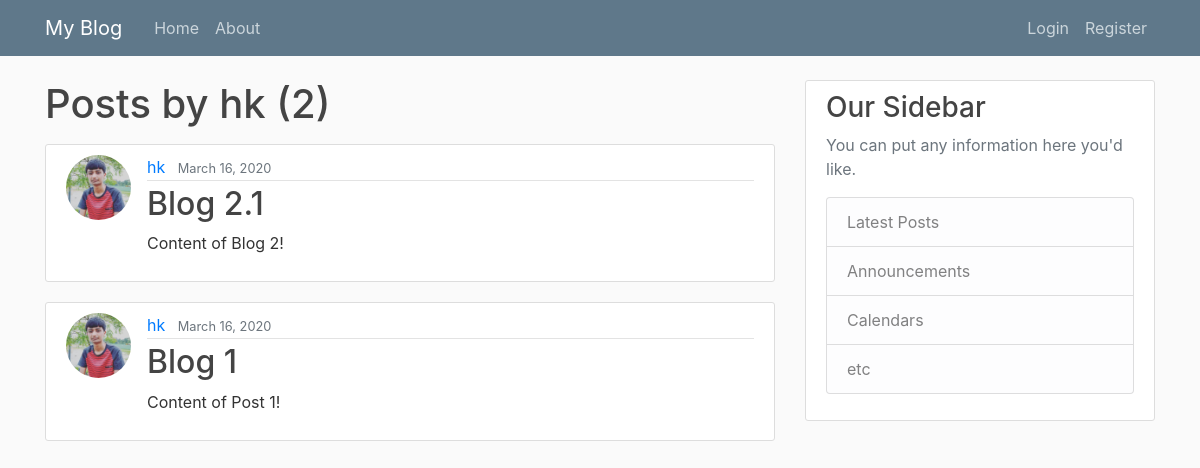
The page /user/hk on the database its author committed.
### blog/models.py (models this page shows, shortened)
class Post(models.Model):
    title = models.CharField(max_length=100)
    content = models.TextField()
    date_posted = models.DateTimeField(default=timezone.now)
    author = models.ForeignKey(User, on_delete=models.CASCADE)

### users/models.py (models this page shows, shortened)
class Profile(models.Model):
    user = models.OneToOneField(User, on_delete=models.CASCADE)
    image = models.ImageField(default='profile_pics/default.jpg', upload_to='profile_pics')

### blog/views.py (the view)
# urls.py: path('user/<str:username>', UserPostListView.as_view(), name='user-posts'),
class UserPostListView(ListView):
    model = Post
    template_name = 'blog/user_posts.html'  # <app>/<model>_<viewtype>.html
    context_object_name = 'posts'
    paginate_by = 5
    def get_queryset(self):
        user = get_object_or_404(User, username=self.kwargs.get('username'))
        return Post.objects.filter(author=user).order_by('-date_posted')

### blog/templates/blog/user_posts.html (shortened to what this page needs)
{% extends "blog/base.html" %}
{% block content %}
    <h1 class="mb-3">Posts by {{ view.kwargs.username }} ({{ page_obj.paginator.count }})</h1>
    {% for post in posts %}
        <article class="media content-section">
          <img class="rounded-circle article-img" src="{{ post.author.profile.image.url }}">
          <div class="media-body">
            <div class="article-metadata">
              <a class="mr-2" href="{% url 'user-posts' post.author.username %}">{{ post.author }}</a>
              <small class="text-muted">{{ post.date_posted|date:"F d, Y" }}</small>
            </div>
            <h2><a class="article-title" href="{% url 'post-detail' post.id %}">{{ post.title }}</a></h2>
            <p class="article-content">{{ post.content }}</p>
          </div>
        </article>
    {% endfor %}
{% endblock content %}

### blog/templates/blog/base.html (shortened to what this page needs)
{% load static %}
<!DOCTYPE html>
<html lang="en">
<head>
    <link rel="stylesheet" href="https://stackpath.bootstrapcdn.com/bootstrap/4.4.1/css/bootstrap.min.css">
    <link rel="stylesheet" href="{% static 'blog/main.css' %}">
</head>
<body>
    <header class="site-header">
      <nav class="navbar navbar-expand-md navbar-dark bg-steel fixed-top">
        <div class="container">
          <a class="navbar-brand mr-4" href="{% url 'blog-home' %}">My Blog</a>
          <div class="collapse navbar-collapse" id="navbarToggle">
            <div class="navbar-nav mr-auto">
              <a class="nav-item nav-link" href="{% url 'blog-home' %}">Home</a>
              <a class="nav-item nav-link" href="{% url 'blog-about' %}">About</a>
            </div>
            <div class="navbar-nav">
                {% if user.is_authenticated %}
                <a class="nav-item nav-link" href="{% url 'post-create' %}">New Post</a>
                <a class="nav-item nav-link" href="{% url 'logout' %}">Logout</a>
                <a class="nav-item nav-link" href="{% url 'profile' %}">Profile</a>
                {% else %}
              <a class="nav-item nav-link" href="{% url 'login' %}">Login</a>
              <a class="nav-item nav-link" href="{% url 'register' %}">Register</a>
                {% endif %}
            </div>
          </div>
        </div>
      </nav>
    </header>
    <main role="main" class="container">
      <div class="row">
        <div class="col-md-8">
          {% block content %}{% endblock %}
        </div>
        <div class="col-md-4">
          <div class="content-section">
            <h3>Our Sidebar</h3>
            <p class='text-muted'>You can put any information here you'd like.
              <ul class="list-group">
                <li class="list-group-item list-group-item-light">Latest Posts</li>
                <li class="list-group-item list-group-item-light">Announcements</li>
                <li class="list-group-item list-group-item-light">Calendars</li>
                <li class="list-group-item list-group-item-light">etc</li>
              </ul>
            </p>
          </div>
        </div>
      </div>
    </main>
</body>
</html>

### blog/static/blog/main.css (style rules this page uses)
body { background: #fafafa; color: #333333; margin-top: 5rem; }
h1, h2, h3, h4, h5, h6 { color: #444444; }
ul { margin: 0; }
.bg-steel { background-color: #5f788a; }
.site-header .navbar-nav .nav-link { color: #cbd5db; }
.content-section { background: #ffffff; padding: 10px 20px; border: 1px solid #dddddd; border-radius: 3px; margin-bottom: 20px; }
.article-title { color: #444444; }
.article-content { white-space: pre-line; }
.article-img { height: 65px; width: 65px; margin-right: 16px; }
.article-metadata { padding-bottom: 1px; margin-bottom: 4px; border-bottom: 1px solid #e3e3e3 }

### rows shown on the page
Post: author.profile.image (picture), author "hk", date_posted "March 16, 2020", title "Blog 2.1", content "Content of Blog 2!"
Post: author.profile.image (picture), author "hk", date_posted "March 16, 2020", title "Blog 1", content "Content of Post 1!"

### other values the page prints
{{ view.kwargs.username }} "hk"
{{ page_obj.paginator.count }} "2"
